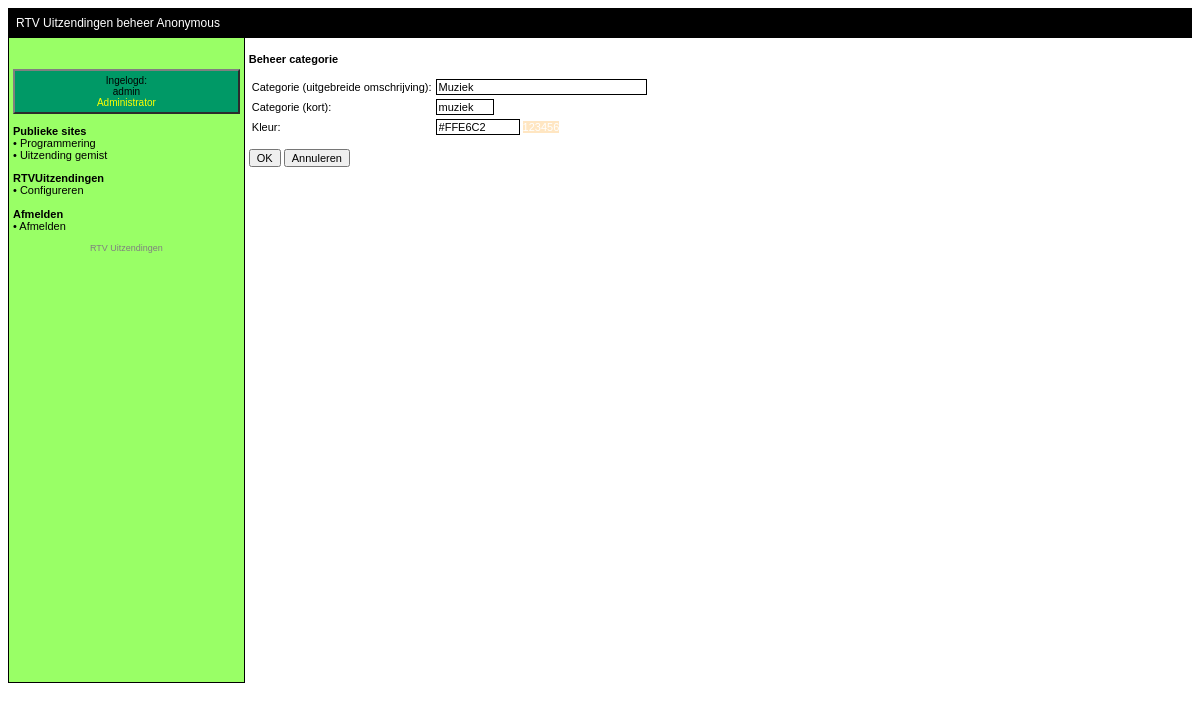
Screenshot of /webfiles/admin/categorys/category.php?id=1 (signed in) with the database file from the repository.
### tables this page shows
CREATE TABLE `rtvuitzendingen_categorys` (
  `id` int(10) unsigned NOT NULL auto_increment,
  `category` varchar(100) NOT NULL default '',
  `color` varchar(10) NOT NULL default '',
  `shortname` varchar(6) NOT NULL default '',
  PRIMARY KEY  (`id`)
);

### webfiles/admin/categorys/category.php (called while the page is built, shortened)
<?php
require(SYSTEM_DIR.'/../admin/main/inc/header.php');
if ($_SERVER['REQUEST_METHOD']=="GET")
	if (isset($_GET['id']))
		$_SESSION['category'] = new ProgramCategory($_GET['id']);
	else
		$_SESSION['category'] = new ProgramCategory(0);
require("./forms/category.php");
require(SYSTEM_DIR."/../admin/main/inc/footer.php");
?>

### webfiles/system/classes/721_ProgramCategory.php (called while the page is built, shortened)
<?php
class ProgramCategory
{
	function __construct($id)
	{
		if ($id>0)
		{
			$result=$GLOBALS['mysql']->query("SELECT category, color, shortname FROM ".$GLOBALS['table']['categorys']." WHERE id=".$id);
			while ($row = $result->fetch_assoc())
			{
				$this->category = $row['category'];
				$this->color = $row['color'] ;
				$this->shortname = $row['shortname'];
			}
		}
	}
}

### webfiles/admin/categorys/forms/category.php (the view, shortened to what this page needs)
<form method="post" name="category" action="<?php print $_SERVER['PHP_SELF']; ?>">
	<p>
		<b>Beheer categorie</b>
	</p>
	<table class="fullWidth">
		<tr>
			<td>
				Categorie (uitgebreide omschrijving):
			</td>
			<td>
				<input name="category" class="text" value="<?php print $_SESSION['category']->category; ?>" size="30" maxlength="30">
			</td>
		</tr>
		<tr>
			<td>
				Categorie (kort):
			</td>
			<td>
				<input name="shortname" class="text" value="<?php print $_SESSION['category']->shortname; ?>" size="6" maxlength="6">
			</td>
		</tr>
		<tr>
			<td>
				Kleur:
			</td>
			<td>
				<input name="color" class="text" value="<?php print $_SESSION['category']->color; ?>" size="10" maxlength="10">&#32;<span style="background-color:<?php print $_SESSION['category']->color; ?>;color:white">123456</span>
			</td>
		</tr>
	</table>
	<p>
		<input type="button" class="button" value="OK" onclick="submitForm();">&#32;
		<input type="button" class="button" value="Annuleren" onclick="cancelForm();">
	</p>
</form>

### webfiles/admin/main/css/main.css (style rules this page uses)
BODY { font-family: verdana, sans-serif; font-size: 11px; }
TABLE { font-family: verdana, sans-serif; font-size: 11px; }
INPUT.text { font-family: verdana, sans-serif; font-size: 11px; border-style: solid; border-width: 1px; border-color: black; }
INPUT.button { font-family: verdana, sans-serif; font-size: 11px; }

### rows the page displays
rtvuitzendingen_categorys: category "Muziek", shortname "muziek", color "#FFE6C2"

### other values shown
$GLOBALS['main']['broadcaster'] "Anonymous"
$_SESSION['loginName'] "admin"
